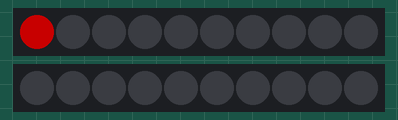
The sketch below on a simulated Arduino Uno, built with avr-gcc and run on an emulated ATmega328P. Parts: 2 × 10 RGB LEDs in strip order, left to right. Dim RGB values are drawn brighter than linear.

Above: at 0.3 s.
At 1.7 s:
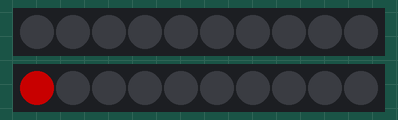
At 3.5 s:
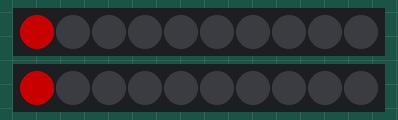

Measured:
- by itself, everything shown: repeats every 3.6 s, in 20 steps

The sketch:

multiple_led_strips_non_blocking_wait.ino
```cpp
// Non blocking delay blink code for a multiple led strips

// Main idea:
// Blinks first led strip every 200 miliseconds
// and the second strip every 900 miliseconds

// library for led strip
#include <Adafruit_NeoPixel.h>

// Which pin on the Arduino is connected to the NeoPixels?
#define PIN_1 6
#define PIN_2 5

// How many NeoPixels are attached to the Arduino?
#define NUMPIXELS 10

// Object for defining led strip
// it takes number of pixels, led strip pin and the type of led strip as parameters
Adafruit_NeoPixel pixels_1 = Adafruit_NeoPixel(NUMPIXELS, PIN_1, NEO_GRBW + NEO_KHZ800);
Adafruit_NeoPixel pixels_2 = Adafruit_NeoPixel(NUMPIXELS, PIN_2, NEO_GRBW + NEO_KHZ800);


// keep track if led strip is currently on or off
int ledState_1 = 0;
int ledState_2 = 0;

// keep track of the last time led strip state was changed
unsigned long previousMillis_1 = 0;
unsigned long previousMillis_2 = 0;

// blinking intervals for led strips
int interval_1 = 200;
int interval_2 = 900;

void setup() {
  pixels_1.begin(); // This initializes the NeoPixel library.
  pixels_2.begin(); // This initializes the NeoPixel library.

  pixels_1.clear(); // Set all leds in the first strip to off
  pixels_2.clear(); // Set all leds in the second strip to off
}

void loop() {
  // millis() function returns how much time passed from the start of the code

  // CONTROL FIRST LED STRIP
  if (millis() - previousMillis_1 >= interval_1) { // checks whether enough time passed from last change
    // save the last time then led state changed which is now
    previousMillis_1 = millis();

    if (ledState_1 == 0) {
      pixels_1.setPixelColor(0, pixels_1.Color(100, 0, 0, 0)); // first led strip on

      // keep track of current led state
      ledState_1 = 1;
    } else {
      pixels_1.setPixelColor(0, pixels_1.Color(0, 0, 0, 0)); // first led strip off

      // keep track of current led state
      ledState_1 = 0;
    }

    // commands above only store the color value with the
    // show() function we send it to the led strip
    pixels_1.show();
  }

  // CONTROL SECOND LED STRIP
  if (millis() - previousMillis_2 >= interval_2) { // checks whether enough time passed from last change
    // save the last time then led state changed which is now
    previousMillis_2 = millis();

    if (ledState_2 == 0) {
      pixels_2.setPixelColor(0, pixels_2.Color(100, 0, 0, 0)); // second led strip on

      // keep track of current led state
      ledState_2 = 1;
    } else {
      pixels_2.setPixelColor(0, pixels_2.Color(0, 0, 0, 0)); // second led strip off

      // keep track of current led state
      ledState_2 = 0;
    }

    // commands above only store the color value with the
    // show() function we send it to the led strip
    pixels_2.show();
  }
}
```
